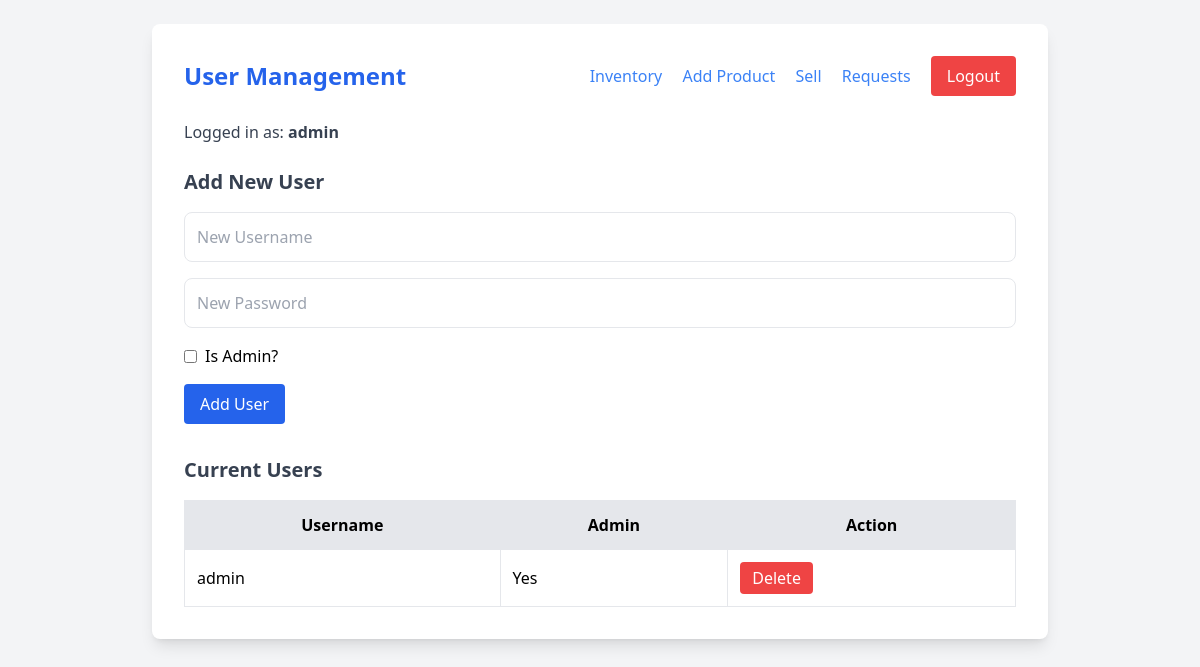
Before: /users (signed in) with the older database file.
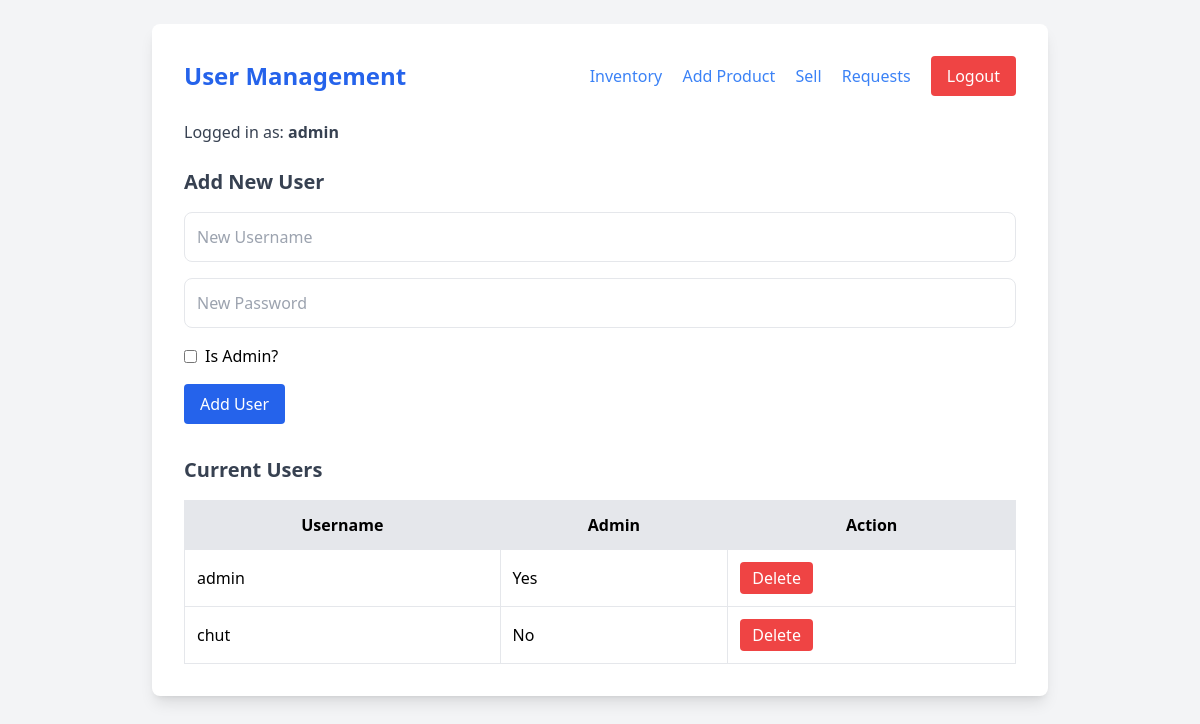
After: the same page with the newer database file.
### tables this page shows
CREATE TABLE users
                     (user_id TEXT PRIMARY KEY, username TEXT UNIQUE, password_hash TEXT, is_admin INTEGER);

### app.py (the view)
    def wrap(*args, **kwargs):
        if not session.get('user_id'):
            return redirect(url_for('login'))
        if not session.get('is_admin'):
            return jsonify({'error': 'Admin access required'}), 403
        return f(*args, **kwargs)

### app.py (called while the page is built, shortened)
def admin_required(f):
    def wrap(*args, **kwargs):
        if not session.get('user_id'):
            return redirect(url_for('login'))
        if not session.get('is_admin'):
            return jsonify({'error': 'Admin access required'}), 403
        return f(*args, **kwargs)
    wrap.__name__ = f.__name__
    return wrap

@app.route('/users', methods=['GET', 'POST'])
@admin_required
def users():
    try:
        conn = sqlite3.connect('inventory.db')
        conn.execute('PRAGMA foreign_keys = ON')
        c = conn.cursor()
        c.execute("SELECT user_id, username, is_admin FROM users")
        users = c.fetchall()
        conn.close()
        return render_template('users.html', users=users, username=session.get('username'), is_admin=session.get('is_admin'))
    except sqlite3.Error as e:
        logger.error(f"Users page error: {e}")
        return render_template('users.html', users=[], username=session.get('username'), is_admin=session.get('is_admin'), error="Database error")

### templates/users.html (shortened to what this page needs)
<!DOCTYPE html>
<html lang="en">
<head>
    <script src="https://cdn.tailwindcss.com"></script>
</head>
<body class="bg-gray-100 p-6">
    <div class="max-w-4xl mx-auto bg-white p-8 rounded-lg shadow-lg">
        <nav class="flex justify-between items-center mb-6">
            <h1 class="text-2xl font-bold text-blue-600">User Management</h1>
            <div class="space-x-4">
                <a href="/inventory" class="text-blue-500 hover:underline">Inventory</a>
                <a href="/add_product" class="text-blue-500 hover:underline">Add Product</a>
                <a href="/transactions" class="text-blue-500 hover:underline">Sell</a>
                <a href="/requests" class="text-blue-500 hover:underline">Requests</a>
                <button onclick="logout()" class="bg-red-500 text-white px-4 py-2 rounded hover:bg-red-600">Logout</button>
            </div>
        </nav>
        <p class="text-gray-700 mb-6">Logged in as: <strong>{{ username }}</strong></p>
        <div class="mb-8">
            <h2 class="text-xl font-semibold text-gray-700 mb-4">Add New User</h2>
            <div class="space-y-4">
                <input id="new-username" type="text" placeholder="New Username" class="w-full p-3 border rounded-lg">
                <input id="new-password" type="password" placeholder="New Password" class="w-full p-3 border rounded-lg">
                <label class="flex items-center">
                    <input id="is-admin" type="checkbox" class="mr-2">
                    <span>Is Admin?</span>
                </label>
                <button onclick="addUser()" class="bg-blue-600 text-white px-4 py-2 rounded hover:bg-blue-700">Add User</button>
            </div>
        </div>
        <h2 class="text-xl font-semibold text-gray-700 mb-4">Current Users</h2>
        <table class="w-full border-collapse border">
            <thead>
                <tr class="bg-gray-200">
                    <th class="border p-3">Username</th>
                    <th class="border p-3">Admin</th>
                    <th class="border p-3">Action</th>
                </tr>
            </thead>
            <tbody>
                {% for user in users %}
                <tr>
                    <td class="border p-3">{{ user[1] }}</td>
                    <td class="border p-3">{{ 'Yes' if user[2] else 'No' }}</td>
                    <td class="border p-3">
                        <button onclick="deleteUser('{{ user[0] }}')" class="bg-red-500 text-white px-3 py-1 rounded hover:bg-red-600">Delete</button>
                    </td>
                </tr>
                {% endfor %}
            </tbody>
        </table>
    </div>
</body>
</html>

Changed rows visible on the page:
added users: username "chut", is_admin "No"
